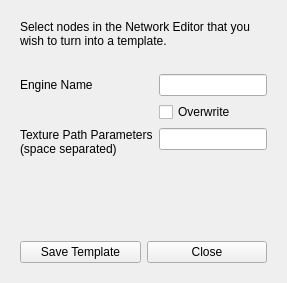
<?xml version="1.0" encoding="UTF-8"?>
<ui version="4.0">
 <class>template_modal</class>
 <widget class="QWidget" name="template_modal">
  <property name="geometry">
   <rect>
    <x>0</x>
    <y>0</y>
    <width>287</width>
    <height>283</height>
   </rect>
  </property>
  <property name="windowTitle">
   <string>Template from Selected</string>
  </property>
  <layout class="QVBoxLayout" name="verticalLayout">
   <property name="leftMargin">
    <number>20</number>
   </property>
   <property name="topMargin">
    <number>20</number>
   </property>
   <property name="rightMargin">
    <number>20</number>
   </property>
   <property name="bottomMargin">
    <number>20</number>
   </property>
   <item>
    <widget class="QLabel" name="label_2">
     <property name="text">
      <string>Select nodes in the Network Editor that you wish to turn into a template.</string>
     </property>
     <property name="wordWrap">
      <bool>true</bool>
     </property>
    </widget>
   </item>
   <item>
    <layout class="QFormLayout" name="formLayout">
     <property name="topMargin">
      <number>20</number>
     </property>
     <item row="0" column="0">
      <widget class="QLabel" name="label">
       <property name="text">
        <string>Engine Name</string>
       </property>
      </widget>
     </item>
     <item row="0" column="1">
      <widget class="QLineEdit" name="input_enginename">
       <property name="sizePolicy">
        <sizepolicy hsizetype="Preferred" vsizetype="Fixed">
         <horstretch>0</horstretch>
         <verstretch>0</verstretch>
        </sizepolicy>
       </property>
       <property name="focusPolicy">
        <enum>Qt::StrongFocus</enum>
       </property>
      </widget>
     </item>
     <item row="1" column="1">
      <widget class="QCheckBox" name="cb_overwrite">
       <property name="focusPolicy">
        <enum>Qt::NoFocus</enum>
       </property>
       <property name="text">
        <string>Overwrite</string>
       </property>
      </widget>
     </item>
     <item row="3" column="1">
      <widget class="QLineEdit" name="input_path_params"/>
     </item>
     <item row="3" column="0">
      <widget class="QLabel" name="label_3">
       <property name="text">
        <string>Texture Path Parameters (space separated)</string>
       </property>
       <property name="wordWrap">
        <bool>true</bool>
       </property>
      </widget>
     </item>
    </layout>
   </item>
   <item>
    <spacer name="verticalSpacer">
     <property name="orientation">
      <enum>Qt::Vertical</enum>
     </property>
     <property name="sizeHint" stdset="0">
      <size>
       <width>20</width>
       <height>40</height>
      </size>
     </property>
    </spacer>
   </item>
   <item alignment="Qt::AlignHCenter">
    <widget class="QLabel" name="label_info">
     <property name="text">
      <string/>
     </property>
    </widget>
   </item>
   <item>
    <layout class="QHBoxLayout" name="horizontalLayout">
     <item>
      <widget class="QPushButton" name="btn_save">
       <property name="font">
        <font>
         <pointsize>9</pointsize>
        </font>
       </property>
       <property name="tabletTracking">
        <bool>false</bool>
       </property>
       <property name="focusPolicy">
        <enum>Qt::NoFocus</enum>
       </property>
       <property name="text">
        <string>Save Template</string>
       </property>
      </widget>
     </item>
     <item>
      <widget class="QPushButton" name="btn_close">
       <property name="font">
        <font>
         <pointsize>9</pointsize>
        </font>
       </property>
       <property name="focusPolicy">
        <enum>Qt::NoFocus</enum>
       </property>
       <property name="text">
        <string>Close</string>
       </property>
      </widget>
     </item>
    </layout>
   </item>
  </layout>
 </widget>
 <resources/>
 <connections/>
</ui>
